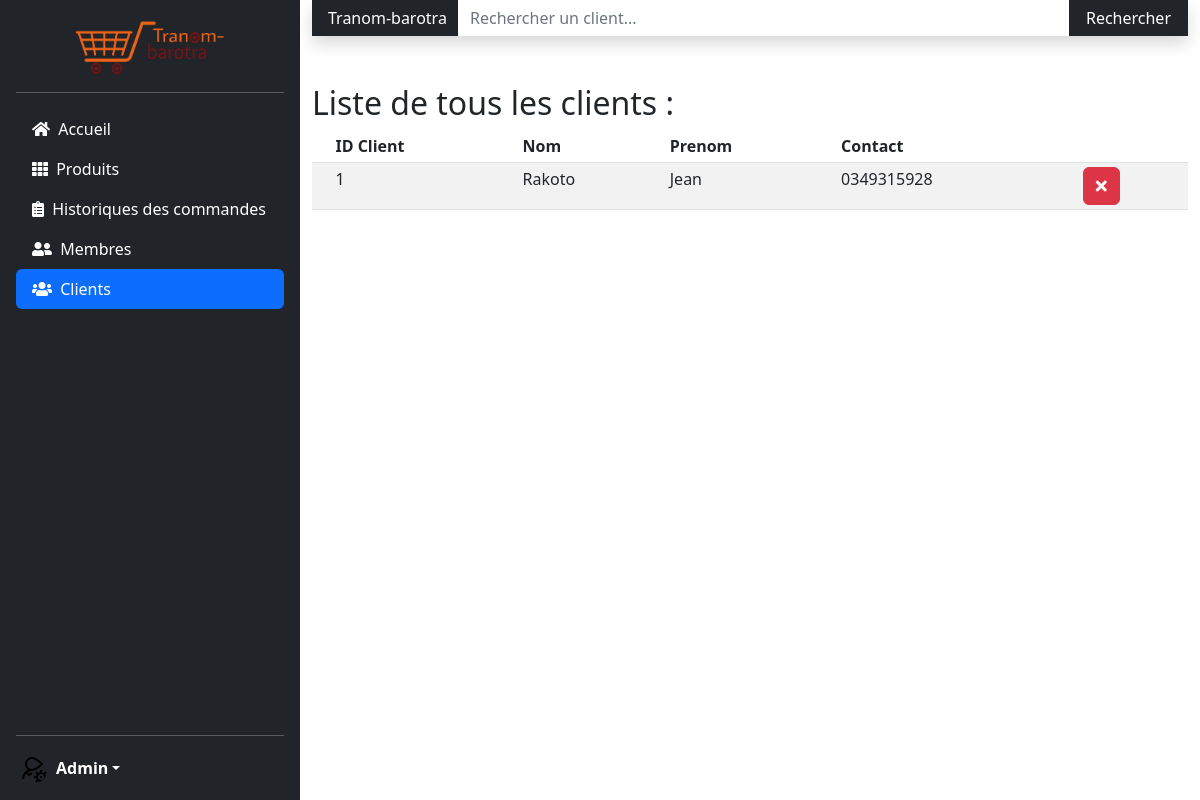
Screenshot of /pages/memberArea/admin/AdminSpace.php?selectedPage=4 with the database file from the repository.
### tables this page shows
CREATE TABLE Client (
    clientID INT AUTO_INCREMENT,
    name VARCHAR(30) NOT NULL,
    firstName VARCHAR(30) NOT NULL,
    contact VARCHAR(20) DEFAULT "Pas de contact",
    PRIMARY KEY(clientID)
);

### inc/DataBaseConnect.php (called while the page is built, shortened)
<?php
function getDataBase()
{
    static $bdd = null;
    if ($bdd == null) {
        $bdd = mysqli_connect("sql100.iceiy.com", "icei_33539791", "grocery2000", "icei_33539791_grocery");
    }
    return $bdd;
}

### inc/Functions.php (called while the page is built, shortened)
<?php
include("DataBaseConnect.php");
function getAllClients()
{
    $clients = array();
    $result = mysqli_query(getDataBase(), "SELECT clientID FROM Client");
    while ($data = mysqli_fetch_assoc($result)) {
        $clients[] = $data["clientID"];
    }
    return $clients;
}
function getClientName($clientID)
{
    return mysqli_fetch_assoc(mysqli_query(getDataBase(), "SELECT name FROM Client WHERE clientID=" . $clientID))["name"];
}
function getClientFirstName($clientID)
{
    return mysqli_fetch_assoc(mysqli_query(getDataBase(), "SELECT firstName FROM Client WHERE clientID=" . $clientID))["firstName"];
}
function getClientContact($clientID)
{
    return mysqli_fetch_assoc(mysqli_query(getDataBase(), "SELECT contact FROM Client WHERE clientID=" . $clientID))["contact"];
}

### pages/memberArea/admin/ClientList.php (the view, shortened to what this page needs)
<?php
$foundClients = getAllClients();
$defaultHeader = "Liste de tous les clients";
?>
<form class="navbar navbar-dark sticky-top bg-dark flex-md-nowrap p-0 shadow" action="./AdminSpace.php?selectedPage=4&clientSearch=1" method="POST">
    <a class="navbar-brand col-md-3 col-lg-2 me-0 px-3 fs-6" href="#">Tranom-barotra</a>
    <input class="form-control form-control-dark w-100 rounded-0 border-0" type="text" placeholder="Rechercher un client..." aria-label="Search" name="search">
    <button class="nav-link px-3 btn btn-dark text-white" href="#">Rechercher</button>
</form>
<?php if (count($foundClients) > 0) { ?>
    <h2 class="mt-5"><?php echo $defaultHeader; ?> : </h2>
    <div class="table-responsive">
        <table class="table table-striped table-sm">
            <thead>
                <tr>
                    <th scope="col"></th>
                    <th scope="col">ID Client</th>
                    <th scope="col">Nom</th>
                    <th scope="col">Prenom</th>
                    <th scope="col">Contact</th>
                    <th scope="col"></th>
                </tr>
            </thead>
            <tbody>
                <?php foreach ($foundClients as $client) { ?>
                    <tr>
                        <td></td>
                        <td><?php echo $client; ?></td>
                        <td><?php echo getClientName($client); ?></td>
                        <td><?php echo getClientFirstName($client); ?></td>
                        <td><?php echo getClientContact($client); ?></td>
                        <td><a href="./Treatment.php?del=<?php echo $client; ?>&selectedPage=4" class="btn btn-danger"><i class="fas fa-times"></i></a></td>
                    </tr>
                <?php } ?>
            </tbody>
        </table>
    </div>
<?php } else { ?>
    <p class="text-danger text-center mt-5">Aucun client trouvé</p>
<?php } ?>

### assets/css/AdminSpace.css (style rules this page uses)
html, body, .row { height: 100%; }

### rows the page displays
client: name "Rakoto", firstName "Jean", contact "0349315928"

### other values shown
$page[$i][0] "Accueil"
$page[$i][0] "Produits"
$page[$i][0] "Historiques des commandes"
$page[$i][0] "Membres"
$defaultHeader "Liste de tous les clients"
$client "1"
